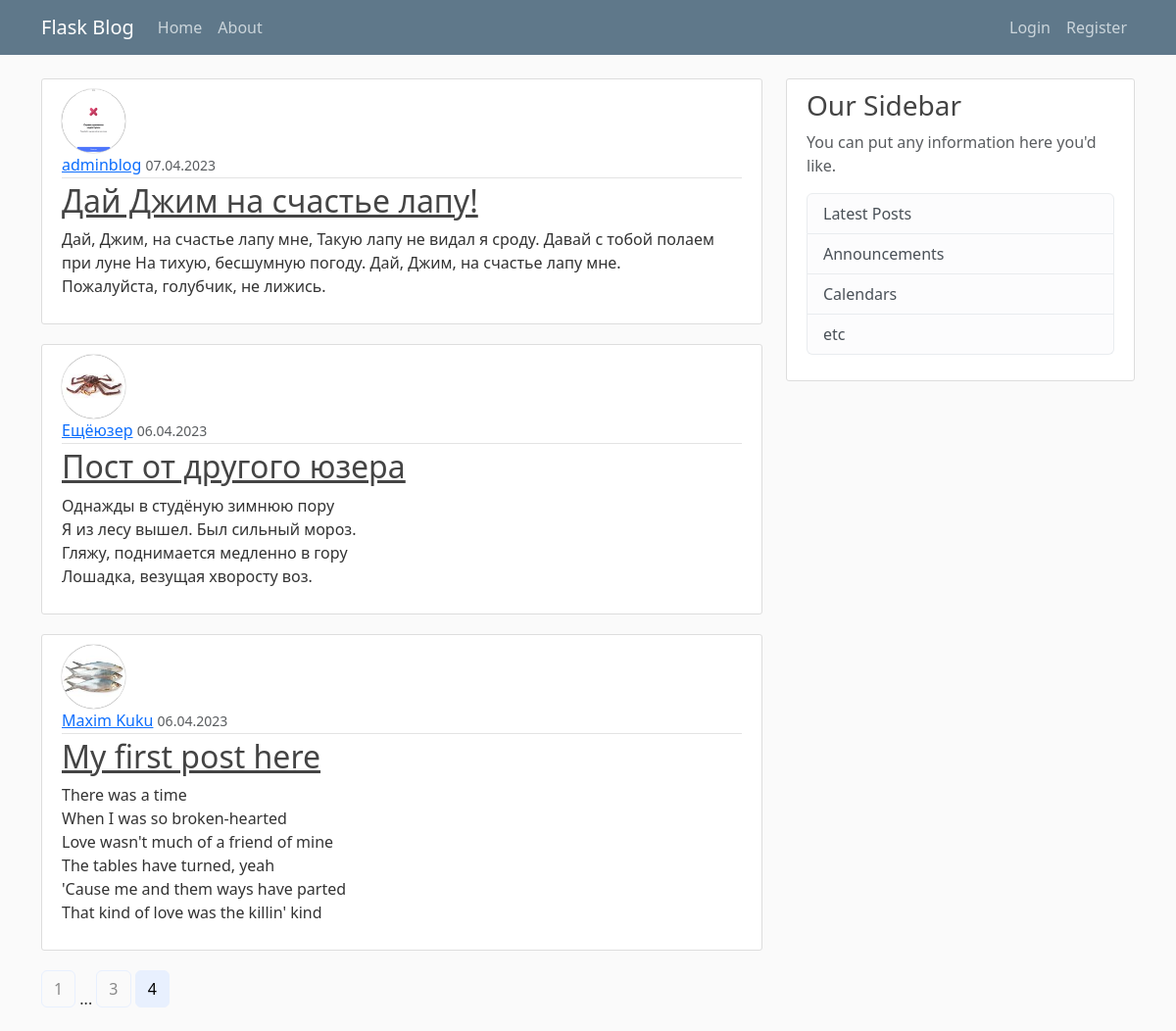
Page /home?page=4 on the earlier database version.
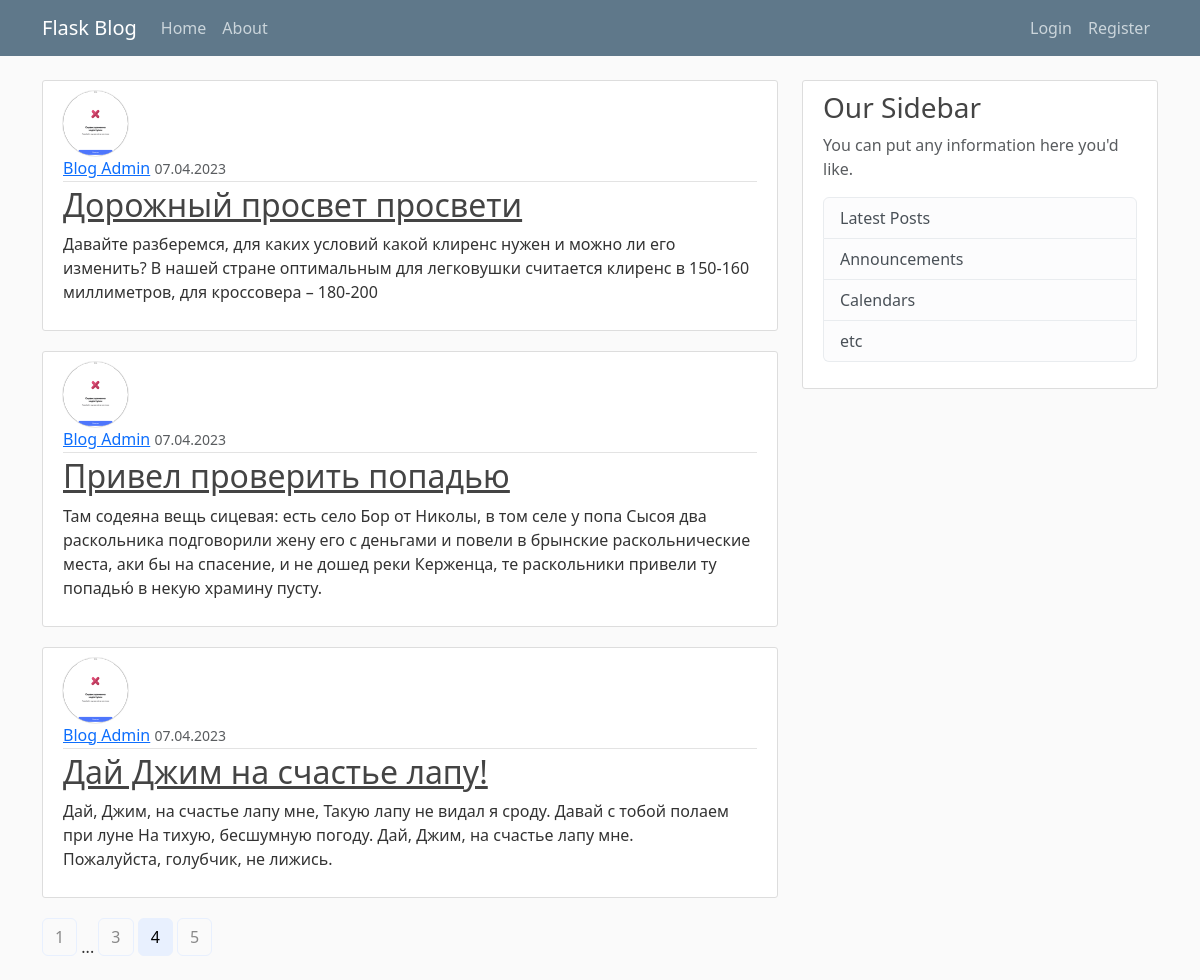
Same page on the later database version.
### flaskblog/models.py (models this page shows, shortened)
class Post(db.Model):
    id = db.Column(db.Integer, primary_key=True)
    title = db.Column(db.String(100), nullable=False)
    date_posted = db.Column(db.DateTime, nullable=False, default=datetime.utcnow)
    content = db.Column(db.Text, nullable=False)
    user_id = db.Column(db.Integer, db.ForeignKey('user.id'), nullable=False)

class User(db.Model, UserMixin):
    id = db.Column(db.Integer, primary_key=True)
    username = db.Column(db.String(20), unique=True, nullable=False)
    email = db.Column(db.String(120), unique=True, nullable=False)
    image_file = db.Column(db.String(20), nullable=False, default='default.jpg')
    password = db.Column(db.String(60), nullable=False)
    posts = db.relationship('Post', backref='author', lazy=True)

### flaskblog/main/routes.py (the view)
@main.route("/")
@main.route("/home")
def home():
    page = request.args.get('page', 1, type=int)
    posts = Post.query.order_by(Post.date_posted.desc()).paginate(page=page, per_page=3)
    return render_template('home.html', posts=posts)

### flaskblog/templates/home.html
{% extends "layout.html" %}
{% block content %}
    {% for post in posts.items %}
        <article class="media content-section home-articles">
          <img src="{{ url_for('static', filename='profile_pics/' + post.author.image_file) }}" alt="{{ post.author.username }}" class="rounded-circle article-img">
          <div class="media-body">
            <div class="article-metadata">
              <a class="mr-2" href="{{ url_for('users.user_posts', username=post.author.username) }}">{{ post.author.username }}</a>
              <small class="text-muted">{{ post.date_posted.strftime('%d.%m.%Y') }}</small>
            </div>
            <h2><a class="article-title" href="{{ url_for('posts.post', post_id=post.id) }}">{{ post.title }}</a></h2>
            <p class="article-content">{{ post.content }}</p>
          </div>
        </article>
    {% endfor %}
    {% for page_num in posts.iter_pages(left_edge=1, right_edge=1, left_current=1, right_current=2) %}
        {% if page_num %}
            {% if posts.page == page_num %}
                <a class="btn btn-info mb-4" href="{{ url_for('main.home', page=page_num) }}">{{ page_num }}</a>
            {% else %}
                <a class="btn btn-outline-info mb-4" href="{{ url_for('main.home', page=page_num) }}">{{ page_num }}</a>
            {% endif %}
        {% else %}
            ...
        {% endif %}
    {% endfor %}
{% endblock content %}

Differences in the rows shown:
no longer on this page (row unchanged): Post: image_file (picture), author.username "Ещёюзер", date_posted "06.04.2023", title "Пост от другого юзера", content "Однажды в студёную зимнюю пору Я из лесу вышел. Был сильный мороз. Гляжу, поднимается медленно в гору Лошадка, везущая хворосту воз."
no longer on this page (row unchanged): Post: image_file (picture), author.username "Maxim Kuku", date_posted "06.04.2023", title "My first post here", content "There was a time When I was so broken-hearted Love wasn't much of a friend of mine The tables have turned, yeah 'Cause me and them ways have parted That kind of love was the killin' kind"
now on this page (row unchanged): Post: image_file (picture), author.username "Blog Admin", date_posted "07.04.2023", title "Дорожный просвет просвети", content "Давайте разберемся, для каких условий какой клиренс нужен и можно ли его изменить? В нашей стране оптимальным для легковушки считается клиренс в 150-160 миллиметров, для кроссовера – 180-200"
now on this page (row unchanged): Post: image_file (picture), author.username "Blog Admin", date_posted "07.04.2023", title "Привел проверить попадью", content "Там содеяна вещь сицевая: есть село Бор от Николы, в том селе у попа Сысоя два раскольника подговорили жену его с деньгами и повели в брынские раскольнические места, аки бы на спасение, и не дошед реки Керженца, те раскольники привели ту попадью́ в некую храмину пусту."
changed through a linked row, Post "Дай Джим на счастье лапу!": author.username "adminblog" → "Blog Admin"
Other differences:
new list line: "5"
